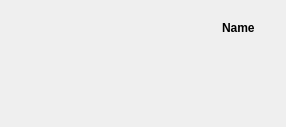
<?xml version="1.0" encoding="UTF-8"?>
<ui version="4.0">
 <class>BubbleToMe</class>
 <widget class="QWidget" name="BubbleToMe">
  <property name="geometry">
   <rect>
    <x>0</x>
    <y>0</y>
    <width>286</width>
    <height>127</height>
   </rect>
  </property>
  <property name="sizePolicy">
   <sizepolicy hsizetype="Preferred" vsizetype="Preferred">
    <horstretch>0</horstretch>
    <verstretch>0</verstretch>
   </sizepolicy>
  </property>
  <property name="maximumSize">
   <size>
    <width>800</width>
    <height>16777215</height>
   </size>
  </property>
  <property name="windowTitle">
   <string>Form</string>
  </property>
  <property name="styleSheet">
   <string notr="true"/>
  </property>
  <layout class="QHBoxLayout" name="horizontalLayout">
   <property name="spacing">
    <number>0</number>
   </property>
   <property name="leftMargin">
    <number>0</number>
   </property>
   <property name="topMargin">
    <number>0</number>
   </property>
   <property name="rightMargin">
    <number>0</number>
   </property>
   <property name="bottomMargin">
    <number>0</number>
   </property>
   <item>
    <widget class="QWidget" name="widget" native="true">
     <property name="layoutDirection">
      <enum>Qt::LeftToRight</enum>
     </property>
     <property name="styleSheet">
      <string notr="true">border:none;</string>
     </property>
     <layout class="QGridLayout" name="gridLayout">
      <item row="0" column="0">
       <widget class="QWidget" name="widget_2" native="true">
        <property name="maximumSize">
         <size>
          <width>16777215</width>
          <height>16777215</height>
         </size>
        </property>
        <property name="styleSheet">
         <string notr="true">border:none;</string>
        </property>
        <layout class="QHBoxLayout" name="horizontalLayout_2">
         <item>
          <spacer name="horizontalSpacer">
           <property name="orientation">
            <enum>Qt::Horizontal</enum>
           </property>
           <property name="sizeType">
            <enum>QSizePolicy::Expanding</enum>
           </property>
           <property name="sizeHint" stdset="0">
            <size>
             <width>117</width>
             <height>20</height>
            </size>
           </property>
          </spacer>
         </item>
         <item>
          <widget class="QLabel" name="labStatus">
           <property name="sizePolicy">
            <sizepolicy hsizetype="Preferred" vsizetype="Expanding">
             <horstretch>0</horstretch>
             <verstretch>0</verstretch>
            </sizepolicy>
           </property>
           <property name="minimumSize">
            <size>
             <width>100</width>
             <height>0</height>
            </size>
           </property>
           <property name="styleSheet">
            <string notr="true">border:none;</string>
           </property>
           <property name="text">
            <string/>
           </property>
          </widget>
         </item>
         <item>
          <widget class="QLabel" name="labName">
           <property name="sizePolicy">
            <sizepolicy hsizetype="Preferred" vsizetype="Preferred">
             <horstretch>0</horstretch>
             <verstretch>0</verstretch>
            </sizepolicy>
           </property>
           <property name="font">
            <font>
             <bold>true</bold>
            </font>
           </property>
           <property name="styleSheet">
            <string notr="true">border:none;</string>
           </property>
           <property name="text">
            <string>Name</string>
           </property>
          </widget>
         </item>
        </layout>
       </widget>
      </item>
      <item row="0" column="1">
       <widget class="RoundLabel" name="labPhoto">
        <property name="sizePolicy">
         <sizepolicy hsizetype="Minimum" vsizetype="Minimum">
          <horstretch>0</horstretch>
          <verstretch>0</verstretch>
         </sizepolicy>
        </property>
        <property name="minimumSize">
         <size>
          <width>0</width>
          <height>0</height>
         </size>
        </property>
        <property name="maximumSize">
         <size>
          <width>36</width>
          <height>36</height>
         </size>
        </property>
        <property name="text">
         <string/>
        </property>
        <property name="pixmap">
         <pixmap resource="IMClient.qrc">:/res/head/head1.jpg</pixmap>
        </property>
        <property name="scaledContents">
         <bool>true</bool>
        </property>
       </widget>
      </item>
      <item row="1" column="0">
       <widget class="QTextBrowser" name="textBrowser">
        <property name="sizePolicy">
         <sizepolicy hsizetype="Preferred" vsizetype="Preferred">
          <horstretch>0</horstretch>
          <verstretch>0</verstretch>
         </sizepolicy>
        </property>
        <property name="maximumSize">
         <size>
          <width>500</width>
          <height>16777215</height>
         </size>
        </property>
        <property name="layoutDirection">
         <enum>Qt::RightToLeft</enum>
        </property>
        <property name="styleSheet">
         <string notr="true">color: #FFFFFF;
background-color: transparent;
font: 12px Microsoft YaHei;
border: none;
border-image: url(:/res/bubble/chat_bubble_15.png) stretch;
border-width: 18 20 20 24;
padding: -6 -3 -8 -12;</string>
        </property>
       </widget>
      </item>
     </layout>
    </widget>
   </item>
  </layout>
 </widget>
 <customwidgets>
  <customwidget>
   <class>RoundLabel</class>
   <extends>QLabel</extends>
   <header location="global">E:\StudyVideo\IMClient\src\IMClient\widget\RoundLabel.h</header>
  </customwidget>
 </customwidgets>
 <resources>
  <include location="IMClient.qrc"/>
  <include location="IMClient.qrc"/>
 </resources>
 <connections/>
</ui>
